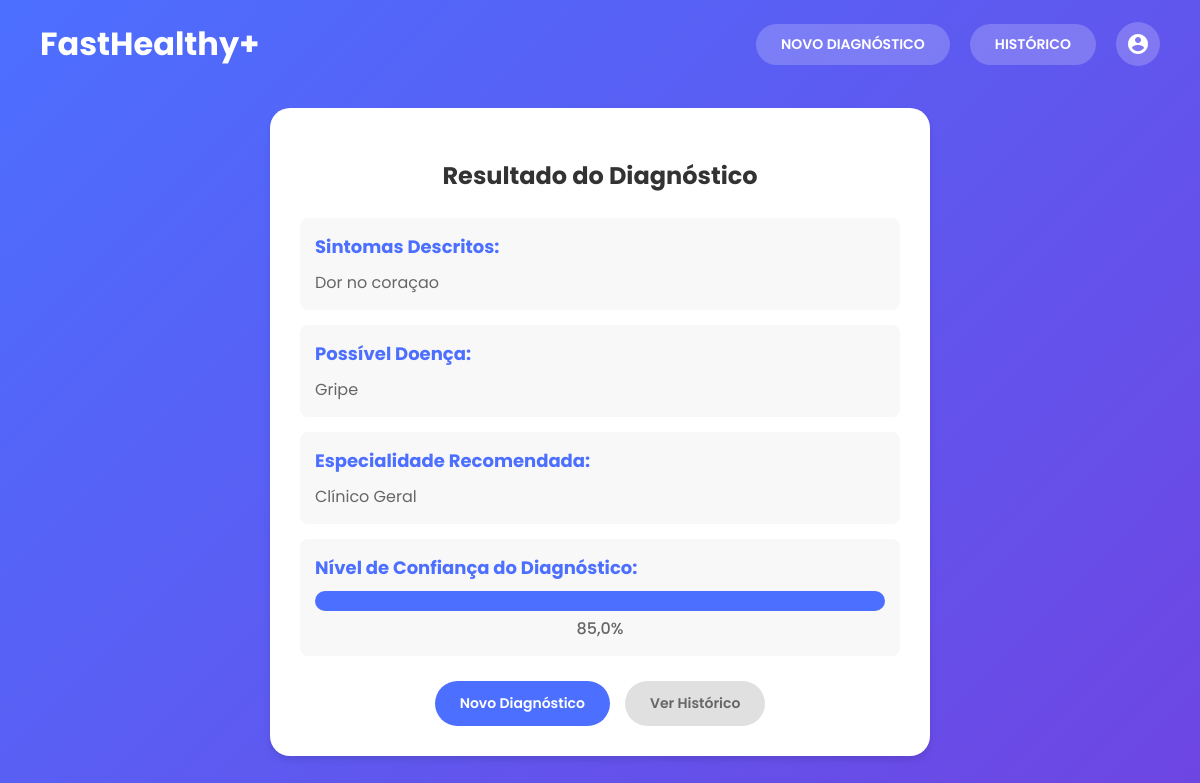
The app's page /diagnostico/resultado/3/ (signed in) with its own data.
### usuarios/models.py (models this page shows, shortened)
class Diagnostico(models.Model):
    paciente = models.ForeignKey(Usuario, on_delete=models.CASCADE, related_name='diagnosticos')
    data_criacao = models.DateTimeField(auto_now_add=True)
    sintomas = models.TextField()
    doenca_sugerida = models.CharField(max_length=200)
    especialidade_recomendada = models.CharField(max_length=100)
    confianca_diagnostico = models.FloatField(default=0.0)
    class Meta:
        verbose_name = 'Diagnóstico'
        verbose_name_plural = 'Diagnósticos'
        ordering = ['-data_criacao']

### usuarios/views.py (the view)
# urls.py: path('diagnostico/resultado/<int:diagnostico_id>/', views.resultado_diagnostico, name='resultado_diagnostico'),
@login_required
def resultado_diagnostico(request, diagnostico_id):
    try:
        diagnostico = Diagnostico.objects.get(id=diagnostico_id, paciente=request.user)
        return render(request, 'resultado_diagnostico.html', {'diagnostico': diagnostico})
    except Diagnostico.DoesNotExist:
        messages.error(request, 'Diagnóstico não encontrado.')
        return redirect('home')

### usuarios/templatetags/custom_filters.py (called while the page is built)
@register.filter
def multiply(value, arg):
    try:
        return float(value) * float(arg)
    except (ValueError, TypeError):
        return 0

### usuarios/templates/resultado_diagnostico.html (shortened to what this page needs)
{% extends 'base_logado.html' %}
{% load static %}
{% load custom_filters %}
{% block content %}
<div class="resultado-container">
    <h2>Resultado do Diagnóstico</h2>
    <div class="resultado-section">
        <h3>Sintomas Descritos:</h3>
        <p>{{ diagnostico.sintomas }}</p>
    </div>
    <div class="resultado-section">
        <h3>Possível Doença:</h3>
        <p>{{ diagnostico.doenca_sugerida }}</p>
    </div>
    <div class="resultado-section">
        <h3>Especialidade Recomendada:</h3>
        <p>{{ diagnostico.especialidade_recomendada }}</p>
    </div>
    <div class="resultado-section">
        <h3>Nível de Confiança do Diagnóstico:</h3>
        <div class="confianca-barra">
            <div class="confianca-progresso" data-confianca="{{ diagnostico.confianca_diagnostico|multiply:100 }}"></div>
        </div>
        <p class="confianca-texto" style="text-align: center; margin-top: 5px;">{{ diagnostico.confianca_diagnostico|multiply:100 }}%</p>
    </div>
    <div class="resultado-botoes">
        <a href="{% url 'diagnostico' %}" class="resultado-botao">Novo Diagnóstico</a>
        <a href="{% url 'historico_diagnosticos' %}" class="resultado-botao secundario">Ver Histórico</a>
    </div>
</div>
{% endblock %}

### usuarios/static/css/estilo.css (style rules this page uses)
body { margin: 0; padding: 0; font-family: 'Poppins', sans-serif; }
:root { --primary-color: #4c6fff; --secondary-color: #6e45e2; --text-dark: #333; --text-light: #666; --white: #fff; --black: #000; --background-light: #f8f8f8; --border-color: #e0e0e0; --placeholder-color: #999; --shadow: 0 4px 6px rgba(0, 0, 0, 0.1); --transition: all 0.3s ease; --border-radius-sm: 8px; --border-radius-md: 20px; --border-radius-lg: 25px; --spacing-sm: 10px; --spacing-md: 20px; --spacing-lg: 30px; }
body.login-page { min-height: 100vh; background: linear-gradient(135deg, var(--primary-color) 0%, var(--secondary-color) 100%); display: flex; flex-direction: column; }
.resultado-container { background: white; padding: 30px; border-radius: 20px; box-shadow: 0 4px 6px rgba(0, 0, 0, 0.1); width: 90%; max-width: 600px; margin: 20px auto; }
.resultado-container h2 { color: #333; margin-bottom: 25px; font-size: 24px; text-align: center; }
.resultado-section { background: #f8f8f8; padding: 15px; border-radius: 8px; margin-bottom: 15px; }
.resultado-section h3 { color: #4c6fff; margin: 0 0 10px 0; font-size: 18px; }
.resultado-section p { margin: 0; color: #666; }
.confianca-barra { background: #e0e0e0; height: 20px; border-radius: 10px; overflow: hidden; margin-top: 10px; }
.confianca-progresso { height: 100%; background: #4c6fff; transition: width 0.3s ease; }
.resultado-botoes { display: flex; gap: 15px; justify-content: center; margin-top: 25px; }
.resultado-botao { background-color: #4c6fff; color: white; padding: 12px 25px; border-radius: 25px; text-decoration: none; font-size: 14px; font-weight: 600; transition: all 0.3s ease; }
.resultado-botao.secundario { background-color: #e0e0e0; color: #666; }
.confianca-texto { text-align: center; margin-top: 5px; color: #4c6fff; font-weight: 500; }

### records on screen
Diagnostico: sintomas "Dor no coraçao", doenca_sugerida "Gripe", especialidade_recomendada "Clínico Geral", confianca_diagnostico|multiply "85,0"
